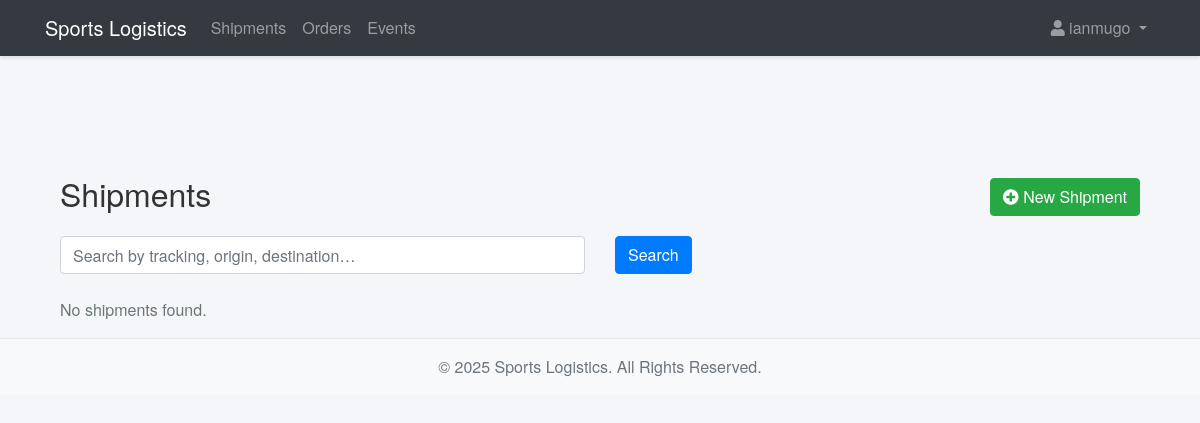
/shipments/ (signed in), run on an earlier commit of the app's database.
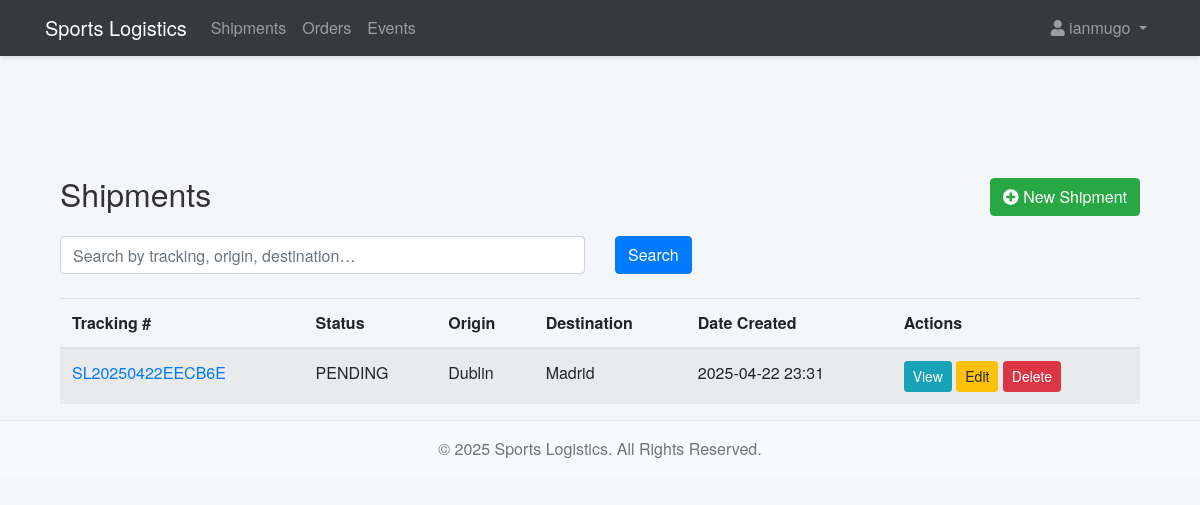
And on a later commit of the database.
### logistics_app/models.py (models this page shows, shortened)
class Shipment(models.Model):
    STATUS_CHOICES = [
        ('PENDING',    'Pending'),
        ('IN_TRANSIT', 'In Transit'),
        ('DELIVERED',  'Delivered'),
    ]
    tracking_number = models.CharField(
        max_length=20,
        unique=True,
        default=generate_tracking_number,
        editable=False,
        help_text="Auto‑generated tracking code"
    )
    status          = models.CharField(max_length=20, choices=STATUS_CHOICES, default='PENDING')
    date_created    = models.DateTimeField(auto_now_add=True)
    date_delivered  = models.DateTimeField(blank=True, null=True)
    origin          = models.CharField(max_length=200)
    destination     = models.CharField(max_length=200)
    contents        = models.TextField(blank=True, null=True)
    event           = models.ForeignKey(Event, on_delete=models.SET_NULL, blank=True, null=True)
    delivery_person = models.ForeignKey(
        User,
        on_delete=models.SET_NULL,
        blank=True,
        null=True,
        related_name='deliveries'
    )

### logistics_app/views.py (the view)
# urls.py: path('shipments/',               views.ShipmentListView.as_view(),   name='shipment_list'),
class ShipmentListView(LoginRequiredMixin, ListView):
    model = Shipment
    template_name = 'logistics_app/shipments.html'
    context_object_name = 'shipments'
    def get_queryset(self):
        qs = super().get_queryset()
        q  = self.request.GET.get('q')
        if q:
            qs = qs.filter(
                Q(tracking_number__icontains=q) |
                Q(origin__icontains=q) |
                Q(destination__icontains=q)
            )
        return qs
    def get_context_data(self, **kwargs):
        ctx = super().get_context_data(**kwargs)
        ctx['search_query'] = self.request.GET.get('q', '')
        ctx['form']         = ShipmentForm()
        return ctx

### logistics_app/models.py (called while the page is built)
def generate_tracking_number() -> str:
    date_part = datetime.now().strftime('%Y%m%d')
    rand_part = uuid.uuid4().hex[:6].upper()
    return f"SL{date_part}{rand_part}"

### logistics_app/templates/logistics_app/shipments.html (shortened to what this page needs)
{% extends 'base.html' %}
{% load static %}
{% block content %}
<div class="container mt-4">
  <div class="d-flex justify-content-between align-items-center mb-3">
    <h2>Shipments</h2>
    {% if user.profile.role == 'warehouse_manager' or user.is_superuser %}
      <a href="{% url 'shipment_create' %}" class="btn btn-success">
        <i class="fas fa-plus-circle"></i> New Shipment
      </a>
    {% endif %}
  </div>
  <form method="get" class="row mb-4">
    <div class="col-md-6">
      <input type="text" name="q" class="form-control" placeholder="Search by tracking, origin, destination…" value="{{ search_query }}">
    </div>
    <div class="col-md-2">
      <button type="submit" class="btn btn-primary">Search</button>
    </div>
  </form>
  {% if shipments %}
    <table class="table table-striped table-hover">
      <thead>
        <tr>
          <th>Tracking #</th>
          <th>Status</th>
          <th>Origin</th>
          <th>Destination</th>
          <th>Date Created</th>
          <th>Actions</th>
        </tr>
      </thead>
      <tbody>
        {% for s in shipments %}
          <tr>
            <td><a href="{% url 'shipment_detail' s.pk %}">{{ s.tracking_number }}</a></td>
            <td>{{ s.status }}</td>
            <td>{{ s.origin }}</td>
            <td>{{ s.destination }}</td>
            <td>{{ s.date_created|date:"Y-m-d H:i" }}</td>
            <td>
              <a href="{% url 'shipment_detail' s.pk %}" class="btn btn-sm btn-info">View</a>
              {% if user.profile.role == 'warehouse_manager' or user.is_superuser %}
                <a href="{% url 'shipment_update' s.pk %}" class="btn btn-sm btn-warning">Edit</a>
                <a href="{% url 'shipment_delete' s.pk %}" class="btn btn-sm btn-danger">Delete</a>
              {% endif %}
            </td>
          </tr>
        {% endfor %}
      </tbody>
    </table>
  {% else %}
    <p class="text-muted">No shipments found.</p>
  {% endif %}
</div>
{% endblock %}

### templates/base.html (shortened to what this page needs)
{% load static %}
<!DOCTYPE html>
<html lang="en">
<head>
  <link rel="stylesheet" href="https://stackpath.bootstrapcdn.com/bootstrap/4.5.2/css/bootstrap.min.css">
  <link rel="stylesheet" href="https://cdnjs.cloudflare.com/ajax/libs/font-awesome/5.15.1/css/all.min.css">
  <link rel="stylesheet" href="{% static 'logistics_app/css/custom.css' %}">
</head>
<body>
  <nav class="navbar navbar-expand-lg navbar-dark bg-dark fixed-top">
    <div class="container">
      <a class="navbar-brand" href="{% url 'index' %}">Sports Logistics</a>
      <div class="collapse navbar-collapse" id="navbarNavDropdown">
        <ul class="navbar-nav mr-auto">
          <li class="nav-item">
            <a class="nav-link" href="{% url 'shipment_list' %}">Shipments</a>
          </li>
          <li class="nav-item">
            <a class="nav-link" href="{% url 'order_list' %}">Orders</a>
          </li>
          <li class="nav-item">
            <a class="nav-link" href="{% url 'event_list' %}">Events</a>
          </li>
        </ul>
        <ul class="navbar-nav">
          {% if user.is_authenticated %}
            <li class="nav-item dropdown">
              <a class="nav-link dropdown-toggle" href="#" id="userDropdown" role="button" data-toggle="dropdown"
                 aria-haspopup="true" aria-expanded="false">
                <i class="fas fa-user"></i> {{ user.username }}
              </a>
            </li>
          {% else %}
            <li class="nav-item">
              <a class="nav-link" href="{% url 'login' %}">Login</a>
            </li>
          {% endif %}
        </ul>
      </div>
    </div>
  </nav>
  <div class="container" style="padding-top: 80px;">
    {% block content %}{% endblock %}
  </div>
  <footer class="mt-auto py-3 bg-light">
    <div class="container">
      <p class="text-muted mb-0">&copy; 2025 Sports Logistics. All Rights Reserved.</p>
    </div>
  </footer>
</body>
</html>

### logistics_app/static/logistics_app/css/custom.css (style rules this page uses)
body { padding-top: 70px; background: #f4f6f9; font-family: 'Helvetica Neue', Helvetica, Arial, sans-serif; color: #333; }
.navbar { box-shadow: 0 2px 4px rgba(0, 0, 0, 0.1); }
footer { background-color: #fff; padding: 20px 0; text-align: center; margin-top: 40px; border-top: 1px solid #eaeaea; }

What changed in the data, as far as the page shows it:
added Shipment: tracking_number "SL20250422EECB6E", status "PENDING", origin "Dublin", destination "Madrid", date_created "2025-04-22 23:31"
Also different on the page:
text no longer shown: "No shipments found."
text now shown: "Tracking # Status Origin Destination Date Created Actions"
